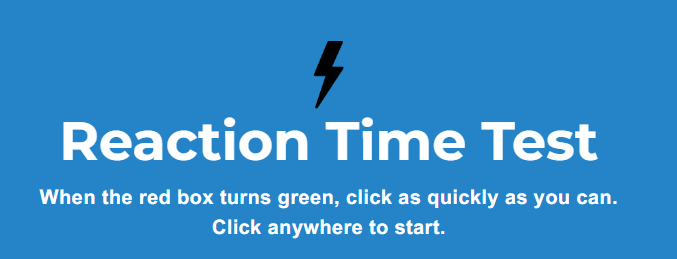
#> input picture 1start.png, 677 x 259 px
$ python Clicker.py
#> lines starting #> are read from the running program, lines starting #| are printed output that depends on the picture
import time
import webbrowser
from PIL import ImageGrab
import cv2 as cv
import numpy as np
import pyautogui as pg


class ReflexClicker:
    def __init__(self):
        self.images = (
            cv.imread("1start.png"),
            cv.imread("2clickgreen.png"),
            cv.imread("3again.png"),
        )
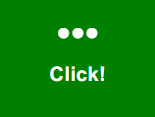
#> input picture 2clickgreen.png, 155 x 117 px
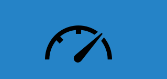
#> input picture 3again.png, 167 x 79 px
        self.current_img = self.images[0]
#> self.current_img is the input picture: shape (259, 677, 3); mean B, G, R 202.4, 140.1, 53.9
        self.started = 0
        self.states = [False, False, False]
        self.click_count = 0

    @staticmethod
    def _get_image():
        img = ImageGrab.grab()
        img_cv = cv.cvtColor(np.array(img), cv.COLOR_RGB2BGR)
        return img_cv

    def _set_image_by_state(self):
        for i, state in enumerate(self.states):
            if not state:
                self.current_img = self.images[i]
                break

    def _update_state(self):
        for i, _ in enumerate(self.states):
            if not self.states[i]:
                if i == 1:
                    self.click_count += 1
                self.states[i] = True
                break
        if all(s for s in self.states):
            self.states = [True, False, False]
            time.sleep(2)

    def _get_score(self, ss):
        return cv.matchTemplate(ss, self.current_img, cv.TM_CCOEFF_NORMED)

    def run(self):
        self._set_image_by_state()
        ss = self._get_image()
        res = self._get_score(ss)

        if (res >= 0.8).any():
            h, w = self.current_img.shape[:-1]
            loc = cv.minMaxLoc(res)[-1]
            pg.moveTo(loc[0] + w // 2, loc[1] + h // 2)
            self._update_state()
            pg.click()

        if self.click_count < 5:
            self.run()


webbrowser.open("https://human-benchmark.org/reaction-time-test")
time.sleep(5)
rc = ReflexClicker()
#> (the run stopped early here; a loop or call above may not have finished)
